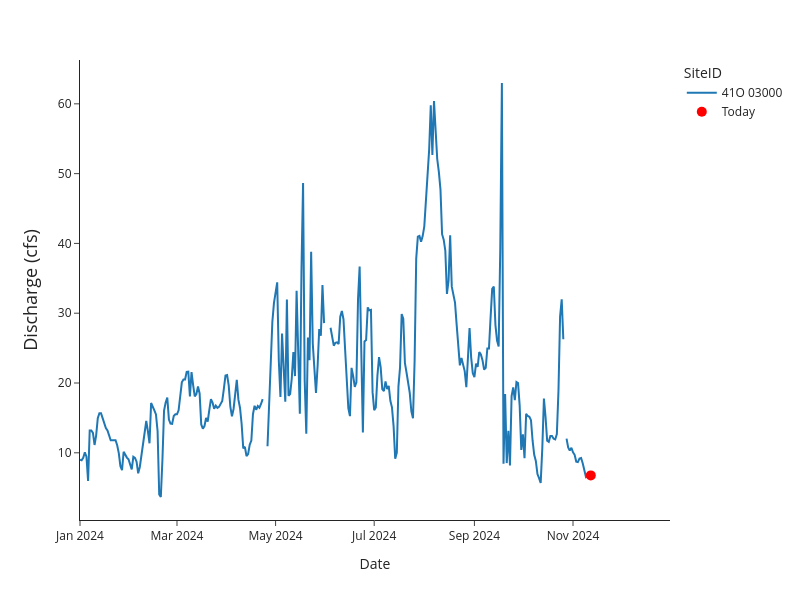

Notebook cell for this chart:
### Code cell
fig = px.line(sphill.data, x=sphill.data.index, y='RecordedValue', 
              color='SiteID',
              template='simple_white')
fig.add_traces(go.Scatter(x=[sphill.data.index[-1].date()], y=[sphill.data['RecordedValue'].iloc[-1]], 
                          mode='markers', 
                          name='Today',
                          marker=dict(
                              size=10,
                              color='red'
                          )))
fig.update_layout(width=800, height=600)
fig.update_layout(yaxis=dict(title=dict(text='Discharge (cfs)', font=dict(size=18))))
fig.update_xaxes(range=['2024-01-01', '2024-12-31'])
fig.show()

### Figure 1 — Plotly figure (JSON) as saved in the notebook; plotly's stock layout.template omitted (floating-point values rounded to 4 significant figures; data arrays with more than 128 entries replaced by an {"elided": "..."} marker saying what was removed)
{"data": [{"hovertemplate": "SiteID=41O 03000<br>Date=%{x}<br>RecordedValue=%{y}<extra></extra>", "legendgroup": "41O 03000", "line": {"color": "#1F77B4", "dash": "solid"}, "marker": {"symbol": "circle"}, "mode": "lines", "name": "41O 03000", "orientation": "v", "showlegend": true, "type": "scatter", "x": {"elided": "317 str values"}, "xaxis": "x", "y": {"elided": "317 float values"}, "yaxis": "y"}, {"marker": {"color": "red", "size": 10}, "mode": "markers", "name": "Today", "type": "scatter", "x": ["2024-11-12"], "y": [6.764]}], "layout": {"height": 600, "legend": {"title": {"text": "SiteID"}, "tracegroupgap": 0}, "margin": {"t": 60}, "width": 800, "xaxis": {"anchor": "y", "domain": [0, 1], "range": ["2024-01-01", "2024-12-31"], "title": {"text": "Date"}}, "yaxis": {"anchor": "x", "domain": [0, 1], "title": {"font": {"size": 18}, "text": "Discharge (cfs)"}}}}
